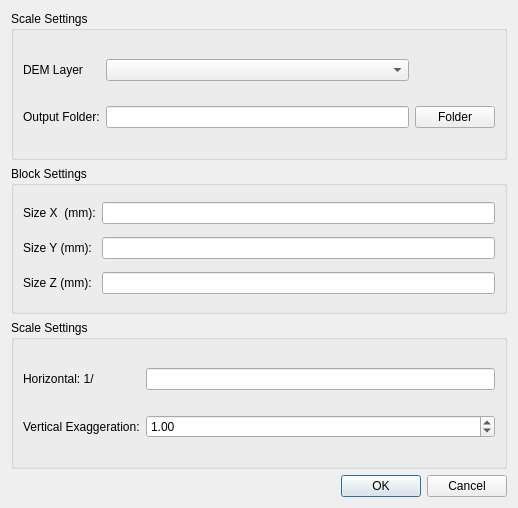
<?xml version="1.0" encoding="UTF-8"?>
<ui version="4.0">
 <class>STLBuilderDialog</class>
 <widget class="QDialog" name="STLBuilderDialog">
  <property name="geometry">
   <rect>
    <x>0</x>
    <y>0</y>
    <width>518</width>
    <height>508</height>
   </rect>
  </property>
  <property name="windowTitle">
   <string>STL Builder</string>
  </property>
  <layout class="QGridLayout" name="gridLayout_4">
   <item row="0" column="0">
    <widget class="QGroupBox" name="groupBox_3">
     <property name="title">
      <string>Scale Settings</string>
     </property>
     <layout class="QGridLayout" name="gridLayout_3">
      <item row="0" column="1">
       <widget class="QComboBox" name="LayerComboBox"/>
      </item>
      <item row="1" column="1">
       <widget class="QLineEdit" name="outputFolderLineEdit"/>
      </item>
      <item row="1" column="0">
       <widget class="QLabel" name="label_6">
        <property name="text">
         <string>Output Folder:</string>
        </property>
       </widget>
      </item>
      <item row="0" column="0">
       <widget class="QLabel" name="label_7">
        <property name="text">
         <string>DEM Layer</string>
        </property>
       </widget>
      </item>
      <item row="1" column="2">
       <widget class="QPushButton" name="outputPushButton">
        <property name="text">
         <string>Folder</string>
        </property>
       </widget>
      </item>
     </layout>
    </widget>
   </item>
   <item row="1" column="0">
    <widget class="QGroupBox" name="groupBox">
     <property name="title">
      <string>Block Settings</string>
     </property>
     <layout class="QGridLayout" name="gridLayout">
      <item row="0" column="0">
       <widget class="QLabel" name="label">
        <property name="text">
         <string>Size X  (mm):</string>
        </property>
       </widget>
      </item>
      <item row="1" column="0">
       <widget class="QLabel" name="label_2">
        <property name="text">
         <string>Size Y (mm):</string>
        </property>
       </widget>
      </item>
      <item row="0" column="1">
       <widget class="QLineEdit" name="xLineEdit"/>
      </item>
      <item row="1" column="1">
       <widget class="QLineEdit" name="yLineEdit"/>
      </item>
      <item row="2" column="1">
       <widget class="QLineEdit" name="zLineEdit"/>
      </item>
      <item row="2" column="0">
       <widget class="QLabel" name="label_3">
        <property name="text">
         <string>Size Z (mm):</string>
        </property>
       </widget>
      </item>
     </layout>
    </widget>
   </item>
   <item row="2" column="0">
    <widget class="QGroupBox" name="groupBox_2">
     <property name="title">
      <string>Scale Settings</string>
     </property>
     <layout class="QGridLayout" name="gridLayout_2">
      <item row="0" column="1">
       <widget class="QLineEdit" name="hScaleLineEdit"/>
      </item>
      <item row="1" column="0">
       <widget class="QLabel" name="label_5">
        <property name="text">
         <string>Vertical Exaggeration:</string>
        </property>
       </widget>
      </item>
      <item row="0" column="0">
       <widget class="QLabel" name="label_4">
        <property name="text">
         <string>Horizontal: 1/</string>
        </property>
       </widget>
      </item>
      <item row="1" column="1">
       <widget class="QDoubleSpinBox" name="doubleSpinBox">
        <property name="singleStep">
         <double>0.500000000000000</double>
        </property>
        <property name="value">
         <double>1.000000000000000</double>
        </property>
       </widget>
      </item>
     </layout>
    </widget>
   </item>
   <item row="3" column="0">
    <widget class="QDialogButtonBox" name="buttonBox">
     <property name="orientation">
      <enum>Qt::Horizontal</enum>
     </property>
     <property name="standardButtons">
      <set>QDialogButtonBox::Cancel|QDialogButtonBox::Ok</set>
     </property>
    </widget>
   </item>
  </layout>
 </widget>
 <resources/>
 <connections>
  <connection>
   <sender>buttonBox</sender>
   <signal>accepted()</signal>
   <receiver>STLBuilderDialog</receiver>
   <slot>accept()</slot>
   <hints>
    <hint type="sourcelabel">
     <x>248</x>
     <y>254</y>
    </hint>
    <hint type="destinationlabel">
     <x>157</x>
     <y>274</y>
    </hint>
   </hints>
  </connection>
  <connection>
   <sender>buttonBox</sender>
   <signal>rejected()</signal>
   <receiver>STLBuilderDialog</receiver>
   <slot>reject()</slot>
   <hints>
    <hint type="sourcelabel">
     <x>316</x>
     <y>260</y>
    </hint>
    <hint type="destinationlabel">
     <x>286</x>
     <y>274</y>
    </hint>
   </hints>
  </connection>
 </connections>
</ui>
